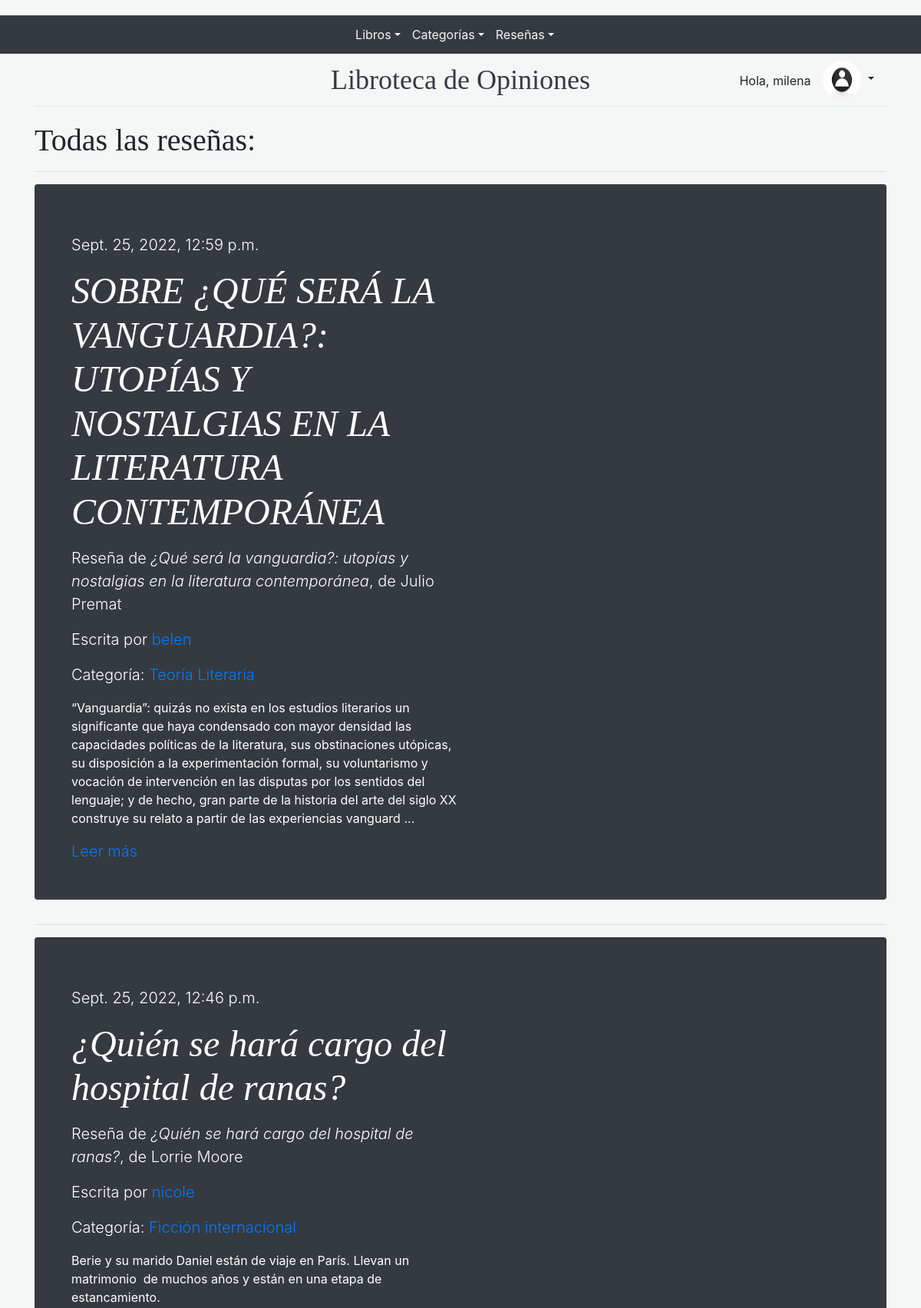
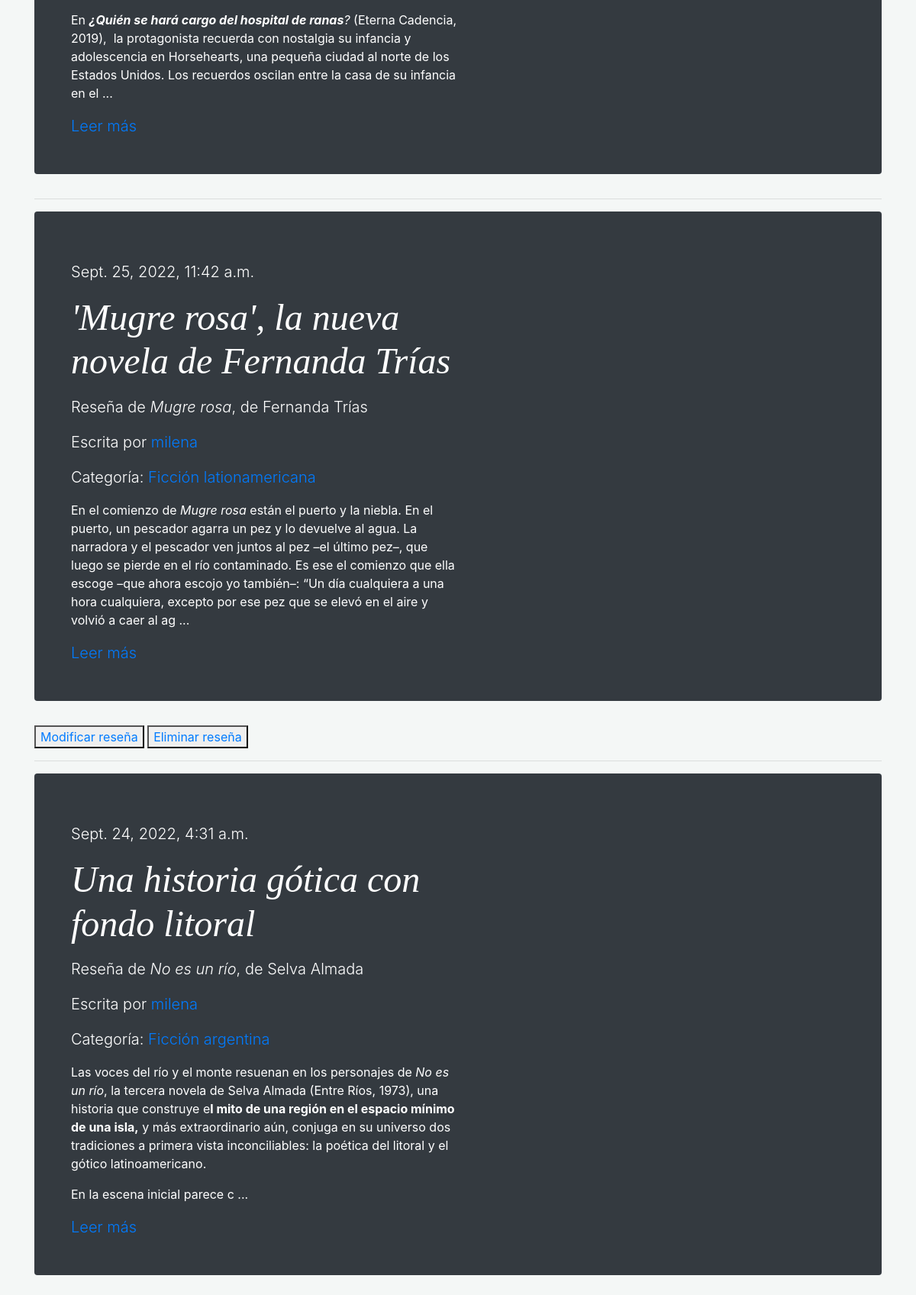
Page /pages/ (signed in, upper part) on the committed database (2 pictures, top to bottom).
### accounts/models.py (models this page shows, shortened)
class Perfil(models.Model):
    user = models.OneToOneField(User, on_delete=models.CASCADE)
    imagen = models.ImageField(default="default.jpg", upload_to="imagenesPerfil")
    descripcion = RichTextField(max_length=500, blank=True)
    pagina_web=models.URLField()

### Blog/models.py (models this page shows, shortened)
class Post(models.Model):
    titulo = models.CharField(max_length=250)
    subtitulo=models.CharField(max_length=250)
    autor=models.ForeignKey(User, on_delete=models.CASCADE)
    categoria=models.ForeignKey(Categoria, on_delete=models.SET_NULL, null=True, blank=True)
    libro=models.ForeignKey(Libro, on_delete=models.CASCADE, null=True)
    imagen=models.ImageField(null=True, blank=True, upload_to="imagenesBlog")
    cuerpo=RichTextField()
    fecha_publicacion=models.DateTimeField(auto_now_add=True)
    likes=models.ManyToManyField(User, related_name='likes')
    class Meta:
        ordering = ["-fecha_publicacion"]

class Categoria(models.Model):
    nombre=models.CharField(max_length=50, null=True)
    class Meta:
        ordering = ["nombre"]
    def __str__(self):
        return self.nombre

### Libros/models.py (models this page shows, shortened)
class Libro(models.Model):
    titulo= models.CharField(max_length=100)
    isbn= models.CharField(max_length=30)
    fecha_publicacion = models.DateField()
    editorial = models.ForeignKey(Editorial,on_delete=models.CASCADE)
    autor = models.ForeignKey(Autor,on_delete=models.CASCADE)
    imagen=models.ImageField(upload_to="imagenesLibros", null=True, blank=True)
    class Meta:
        ordering = ["titulo"]

class Autor(models.Model):
    nombre= models.CharField(max_length=30)
    apellido= models.CharField(max_length=30)
    class Meta:
        ordering = ["apellido"]

### Blog/views.py (the view)
def listaPosts(request):
      posts=Post.objects.all()
      paginator = Paginator(posts, 4)
      pagina = request.GET.get('pagina')
      pagina_obj = paginator.get_page(pagina)
      return render(request, "Blog/pages.html", {"posts": posts, 'pagina_obj': pagina_obj, "categorias": obtenerCategorias(request)})

### Blog/views.py (called while the page is built)
def obtenerCategorias(request):
      categorias=Categoria.objects.all()
      return categorias

### Blog/templates/Blog/pages.html (shortened to what this page needs)
{% extends "Blog/padre_simple.html" %}
{% load static %}
{% block cuerpodelapagina %}
<h1> Todas las reseñas: </h1>
<hr>
{% for post in posts %}
<div class="jumbotron p-3 p-md-5 text-white rounded bg-dark">
    <div class="col-md-6 px-0">
    <p class="lead my-3">  {{ post.fecha_publicacion }} </p>
      <h1 class="display-4 font-italic">{{ post.titulo }}</h1>
      <p class="lead my-3"> Reseña de <em>{{ post.libro.titulo }}</em>, de {{ post.libro.autor.nombre }} {{ post.libro.autor.apellido }} </p>
      <p class="lead my-3"> Escrita por <a href="{% url 'profile' post.autor.pk %}">{{ post.autor }} </a> </p>
      {% if post.categoria %}
      <p class="lead my-3"> Categoría: <a href="{% url 'CategoriaPosts' post.categoria|slugify %}"> {{ post.categoria }}</a></p>
      {% endif %}
      <p class="lead my-3"> {{ post.cuerpo|safe|slice:500 }} ... </p>
      <p class="lead mb-0"><a href="#" class="text-white font-weight-bold"> <a href="{% url 'PostVista' post.id %}"> Leer más</a></p>
    </div>
  </div>
{% if request.user == post.autor %}
<button>
    <a href="{% url 'editarPost' post.id %}"> Modificar reseña</a>
</button>
<button>
    <a href="{% url 'eliminarPost' post.id %}"> Eliminar reseña</a>
</button>
{% endif %}
<hr>
{% endfor %}
{% endblock %}

### Blog/templates/Blog/padre_simple.html (shortened to what this page needs)
<!doctype html>
<html lang="en">
  <head>
    {% load static %}
    <link href="{%static 'Blog/css/styles.css' %}" rel="stylesheet">
    <link href="{%static 'Blog/css/blog.css' %}" rel="stylesheet">
    <link href="{%static 'Blog/css/chat.css' %}" rel="stylesheet">
  </head>
  <body>
    <div class="navbar2 bg-dark">
        <div>
          <ul class="navbar-nav   text-center" style="padding-right:15px;">
            <li class="nav-item dropdown">
              <a class="nav-link dropdown-toggle" style="color:whitesmoke" href="#" data-toggle="dropdown" aria-expanded="false">Libros</a>
            </li>
            </ul>
        </div>
        <div>
          <ul class="navbar-nav  text-center" style="padding-right:15px;">
            <li class="nav-item dropdown">
              <a class="nav-link dropdown-toggle" style="color:whitesmoke" href="#" data-toggle="dropdown" aria-expanded="false">Categorías</a>
            </li>
          </ul>
        </div>
        <div>
          <ul class="navbar-nav  text-center" style="padding-right:15px;">
            <li class="nav-item dropdown">
            <a class="nav-link dropdown-toggle" style="color:whitesmoke" href="#" data-toggle="dropdown" aria-expanded="false">Reseñas</a>
          </li>
        </ul>
        </div>
      </div>
    <div class="container">
      <header class="blog-header py-3">
        <div class="row flex-nowrap justify-content-between align-items-center" style="display:flex;position:relative">
          <div class="col-md-12 text-center" style="flex:1 0 auto;text-align: center;">
            <a class="blog-header-logo text-dark" href="/">Libroteca de Opiniones</a>
          </div>
          <div class="col-4 d-flex justify-content-end align-items-center" style="position:absolute;right:0;">
            {% if not request.user.is_authenticated %}
              <a class="btn btn-sm btn-outline-secondary" href="{% url 'login' %}">Iniciar Sesión</a>
              <a class="btn btn-sm btn-outline-secondary" href="{% url 'signup' %}">Registrarse</a>
            {% else %}
            <p style="margin-top:18px">Hola, {{ user.username }}</p>
                  <div class="nav-link dropdown-toggle">
                    <a href="#" id="imageDropdown" data-toggle="dropdown">
                      <img src="{{ user.perfil.imagen.url }}" width="50" height="50" class="rounded-circle" alt="">
                    </a>
                  </div>
                {% endif %}
          </div>
        </div>
      </header>
      {% block cuerpodelapagina %}
      {% endblock %}
    </div>
  </body>
</html>

### Blog/static/Blog/css/blog.css (style rules this page uses)
.navbar2 { height: fit-content; padding: 5px; display: flex; justify-content: center; }
.blog-header { line-height: 1; border-bottom: 1px solid #e5e5e5; margin-bottom: 20px; }
.blog-header-logo { font-family: "Playfair Display", Georgia, "Times New Roman", serif; font-size: 2.25rem; }
h1, h2, h3, h4, h5, h6 { font-family: "Playfair Display", Georgia, "Times New Roman", serif; }
.display-4 { font-size: 2.5rem; }
@media (min-width: 768px) { .display-4 { font-size: 3rem; } }
body { min-height: 100vh; display: flex; flex-direction: column; }

### Blog/static/Blog/css/chat.css (style rules this page uses)
body { background-color: #f4f7f6; margin-top:20px; }

### rows in the picture
Post: fecha_publicacion "Sept. 25, 2022, 12:59 p.m.", titulo "SOBRE ¿QUÉ SERÁ LA VANGUARDIA?: UTOPÍAS Y NOSTALGIAS EN LA LITERATURA CONTEMPORÁNEA", libro.titulo "¿Qué será la vanguardia?: utopías y nostalgias en la literatura contemporánea", libro.autor.nombre "Julio", libro.autor.apellido "Premat", autor "belen", categoria "Teoría Literaria", cuerpo "“Vanguardia”: quizás no exista en los estudios literarios un significante que haya condensado con mayor densidad las capacidades políticas de la literatura, sus obstinaciones utópicas, su disposición a la experimentación formal, su voluntarismo y vocación de intervención en las disputas por los sentidos del lenguaje; y de hecho, gran parte de la historia del arte del siglo XX construye su relato a partir de las experiencias vanguard"
Post: fecha_publicacion "Sept. 25, 2022, 12:46 p.m.", titulo "¿Quién se hará cargo del hospital de ranas?", libro.titulo "¿Quién se hará cargo del hospital de ranas?", libro.autor.nombre "Lorrie", libro.autor.apellido "Moore", autor "nicole", categoria "Ficción internacional", cuerpo "Berie y su marido Daniel están de viaje en París. Llevan un matrimonio de muchos años y están en una etapa de estancamiento. En ¿Quién se hará cargo del hospital de ranas ? (Eterna Cadencia, 2019), la protagonista recuerda con nostalgia su infancia y adolescencia en Horsehearts, una pequeña ciudad al norte de los Estados Unidos. Los recuerdos oscilan entre la casa de su infancia en el"
Post: fecha_publicacion "Sept. 25, 2022, 11:42 a.m.", titulo "'Mugre rosa', la nueva novela de Fernanda Trías", libro.titulo "Mugre rosa", libro.autor.nombre "Fernanda", libro.autor.apellido "Trías", autor "milena", categoria "Ficción lationamericana", cuerpo "En el comienzo de Mugre rosa están el puerto y la niebla. En el puerto, un pescador agarra un pez y lo devuelve al agua. La narradora y el pescador ven juntos al pez –el último pez–, que luego se pierde en el río contaminado. Es ese el comienzo que ella escoge –que ahora escojo yo también–: “Un día cualquiera a una hora cualquiera, excepto por ese pez que se elevó en el aire y volvió a caer al ag", shows "Modificar reseña"
Post: fecha_publicacion "Sept. 24, 2022, 4:31 a.m.", titulo "Una historia gótica con fondo litoral", libro.titulo "No es un río", libro.autor.nombre "Selva", libro.autor.apellido "Almada", autor "milena", categoria "Ficción argentina", cuerpo "Las voces del río y el monte resuenan en los personajes de No es un río , la tercera novela de Selva Almada (Entre Ríos, 1973), una historia que construye e l mito de una región en el espacio mínimo de una isla, y más extraordinario aún, conjuga en su universo dos tradiciones a primera vista inconciliables: la poética del litoral y el gótico latinoamericano. En la escena inicial parece c"

### other values in the picture
{{ user.username }} "milena"
